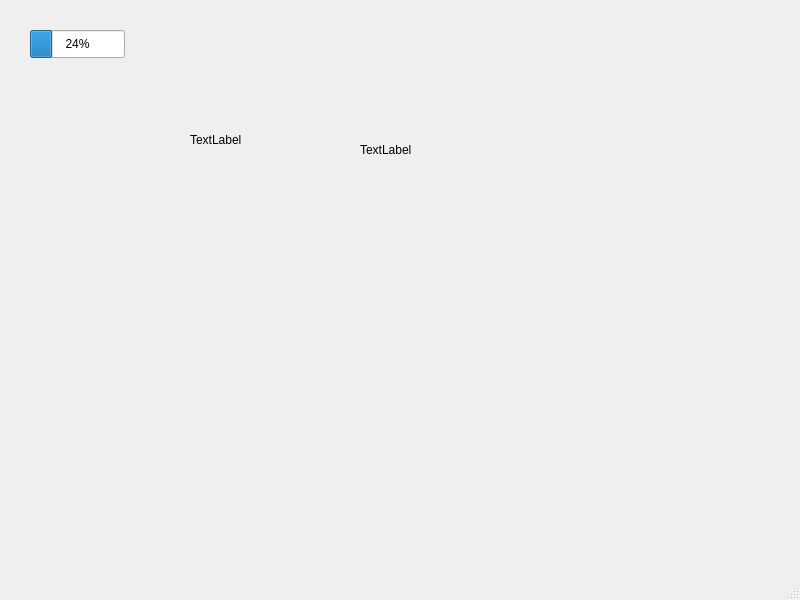
<?xml version="1.0" encoding="UTF-8"?>
<ui version="4.0">
 <class>MainWindow</class>
 <widget class="QMainWindow" name="MainWindow">
  <property name="geometry">
   <rect>
    <x>0</x>
    <y>0</y>
    <width>800</width>
    <height>600</height>
   </rect>
  </property>
  <property name="windowTitle">
   <string>RPG Activity Tracker</string>
  </property>
  <widget class="QWidget" name="centralwidget">
   <widget class="QProgressBar" name="progressBar">
    <property name="geometry">
     <rect>
      <x>30</x>
      <y>30</y>
      <width>95</width>
      <height>28</height>
     </rect>
    </property>
    <property name="value">
     <number>24</number>
    </property>
   </widget>
   <widget class="QLabel" name="labelLivello">
    <property name="geometry">
     <rect>
      <x>360</x>
      <y>140</y>
      <width>63</width>
      <height>20</height>
     </rect>
    </property>
    <property name="text">
     <string>TextLabel</string>
    </property>
   </widget>
   <widget class="QLabel" name="labelXP">
    <property name="geometry">
     <rect>
      <x>190</x>
      <y>130</y>
      <width>63</width>
      <height>20</height>
     </rect>
    </property>
    <property name="text">
     <string>TextLabel</string>
    </property>
   </widget>
  </widget>
  <widget class="QMenuBar" name="menubar">
   <property name="geometry">
    <rect>
     <x>0</x>
     <y>0</y>
     <width>800</width>
     <height>25</height>
    </rect>
   </property>
  </widget>
  <widget class="QStatusBar" name="statusbar"/>
  <action name="actionSalva">
   <property name="icon">
    <iconset theme="QIcon::ThemeIcon::DocumentSave"/>
   </property>
   <property name="text">
    <string>&amp;Salva</string>
   </property>
   <property name="menuRole">
    <enum>QAction::MenuRole::NoRole</enum>
   </property>
  </action>
  <action name="actionCarica">
   <property name="icon">
    <iconset theme="QIcon::ThemeIcon::DocumentOpen"/>
   </property>
   <property name="text">
    <string>&amp;Carica</string>
   </property>
   <property name="menuRole">
    <enum>QAction::MenuRole::NoRole</enum>
   </property>
  </action>
 </widget>
 <resources/>
 <connections/>
</ui>
